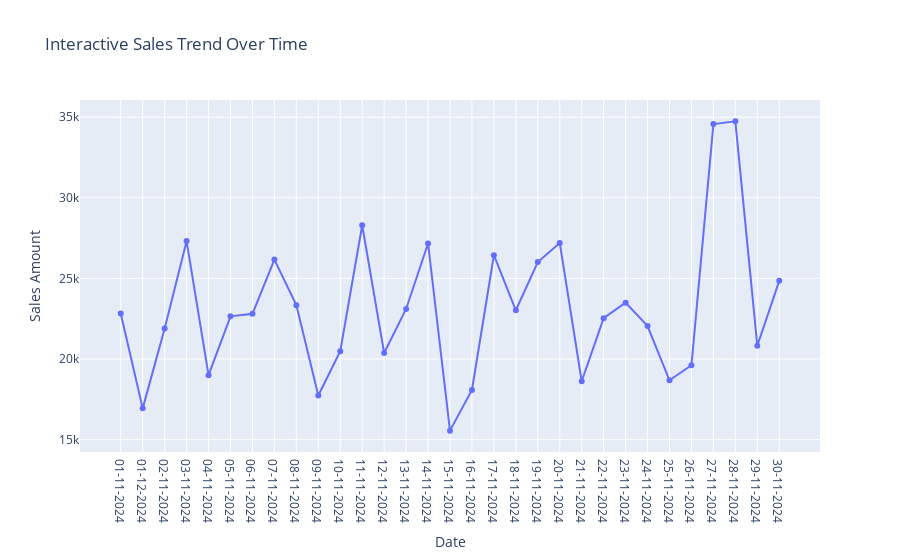

The notebook cell this image was saved under:
### Code cell
fig = px.line(sales_by_date, x='Date', y='Sales Amount', title='Interactive Sales Trend Over Time')
fig.update_traces(mode='lines+markers')
fig.show()

### Figure 1 — Plotly figure (JSON) as saved in the notebook; plotly's stock layout.template omitted (floating-point values rounded to 4 significant figures)
{"data": [{"hovertemplate": "Date=%{x}<br>Sales Amount=%{y}<extra></extra>", "legendgroup": "", "line": {"color": "#636efa", "dash": "solid"}, "marker": {"symbol": "circle"}, "mode": "lines+markers", "name": "", "orientation": "v", "showlegend": false, "type": "scatter", "x": ["01-11-2024", "01-12-2024", "02-11-2024", "03-11-2024", "04-11-2024", "05-11-2024", "06-11-2024", "07-11-2024", "08-11-2024", "09-11-2024", "10-11-2024", "11-11-2024", "12-11-2024", "13-11-2024", "14-11-2024", "15-11-2024", "16-11-2024", "17-11-2024", "18-11-2024", "19-11-2024", "20-11-2024", "21-11-2024", "22-11-2024", "23-11-2024", "24-11-2024", "25-11-2024", "26-11-2024", "27-11-2024", "28-11-2024", "29-11-2024", "30-11-2024"], "xaxis": "x", "y": [22810.0, 16930.0, 21890.0, 27310.0, 19000.0, 22640.0, 22800.0, 26160.0, 23339, 17730.0, 20490.0, 28290.0, 20370.0, 23100.0, 27160.0, 15550.0, 18070.0, 26440.0, 23020.0, 26010.0, 27200.0, 18610.0, 22530.0, 23490.0, 22040.0, 18680.0, 19610.0, 34570.0, 34740.0, 20820.0, 24840.0], "yaxis": "y"}], "layout": {"legend": {"tracegroupgap": 0}, "title": {"text": "Interactive Sales Trend Over Time"}, "xaxis": {"anchor": "y", "domain": [0, 1], "title": {"text": "Date"}}, "yaxis": {"anchor": "x", "domain": [0, 1], "title": {"text": "Sales Amount"}}}}
